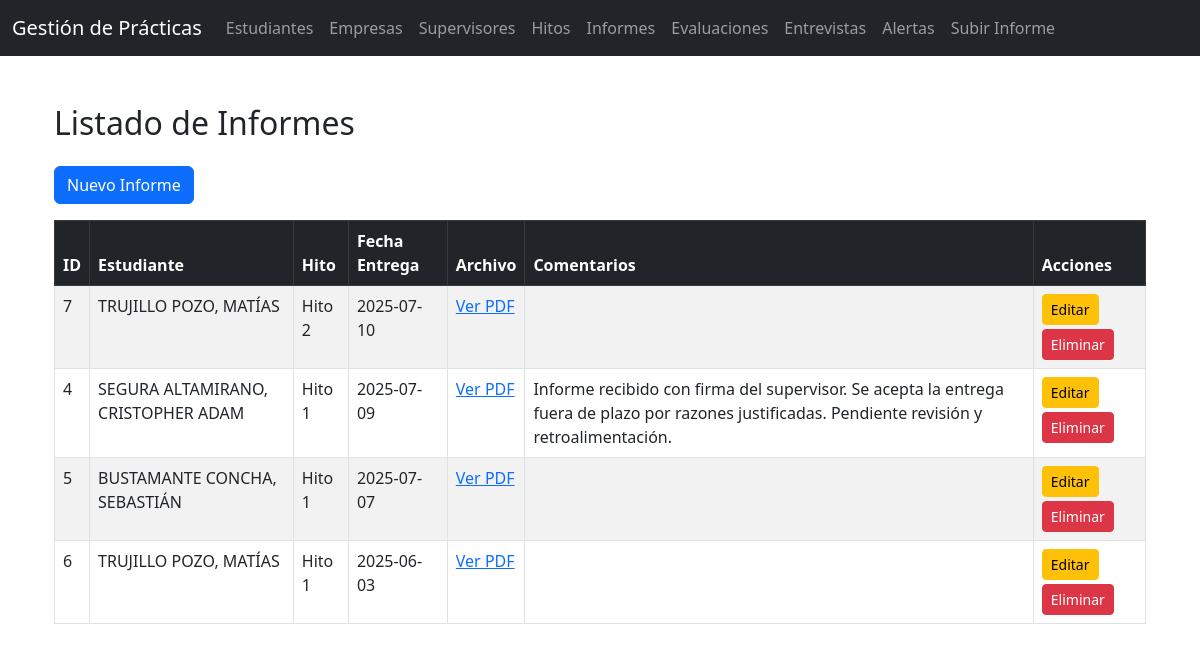
Screenshot of /informes/listar.php with the database file from the repository.
### tables this page shows
CREATE TABLE `informes` (
  `id` int(11) NOT NULL,
  `estudiante_id` int(11) NOT NULL,
  `hito_id` int(11) NOT NULL,
  `fecha_entrega` date DEFAULT NULL,
  `archivo` varchar(200) DEFAULT NULL,
  `comentarios` text DEFAULT NULL,
  `fecha_registro` timestamp NOT NULL DEFAULT current_timestamp()
);

CREATE TABLE `estudiantes` (
  `id` int(11) NOT NULL,
  `rut` varchar(12) NOT NULL,
  `nombre` varchar(100) NOT NULL,
  `email` varchar(100) NOT NULL,
  `carrera` varchar(100) DEFAULT NULL,
  `telefono` varchar(20) DEFAULT NULL,
  `programa` varchar(20) DEFAULT NULL,
  `asignatura` varchar(50) DEFAULT NULL,
  `empresa_id` int(11) DEFAULT NULL,
  `fecha_inicio` date DEFAULT NULL,
  `fecha_fin` date DEFAULT NULL,
  `fecha_registro` timestamp NOT NULL DEFAULT current_timestamp()
);

CREATE TABLE `hitos` (
  `id` int(11) NOT NULL,
  `nombre` varchar(50) NOT NULL,
  `descripcion` text DEFAULT NULL
);

### informes/listar.php (the view, shortened to what this page needs)
<?php
include('../includes/header.php');
include('../includes/db.php');
?>
<!DOCTYPE html>
<html lang="es">
<head>
    <link href="https://cdn.jsdelivr.net/npm/bootstrap@5.3.0/dist/css/bootstrap.min.css" rel="stylesheet">
</head>
<body>
<div class="container mt-5">
    <h2 class="mb-4">Listado de Informes</h2>
    <a href="crear.php" class="btn btn-primary mb-3">Nuevo Informe</a>
    <table class="table table-bordered table-striped">
        <thead class="table-dark">
            <tr>
                <th>ID</th>
                <th>Estudiante</th>
                <th>Hito</th>
                <th>Fecha Entrega</th>
                <th>Archivo</th>
                <th>Comentarios</th>
                <th>Acciones</th>
            </tr>
        </thead>
        <tbody>
        <?php
        $sql = "SELECT informes.*,
                       estudiantes.nombre AS nombre_estudiante,
                       hitos.nombre AS nombre_hito
                FROM informes
                JOIN estudiantes ON informes.estudiante_id = estudiantes.id
                JOIN hitos ON informes.hito_id = hitos.id
                ORDER BY informes.fecha_entrega DESC";
        $stmt = $pdo->query($sql);
        while ($fila = $stmt->fetch()) {
            echo "<tr>";
            echo "<td>{$fila['id']}</td>";
            echo "<td>" . htmlspecialchars($fila['nombre_estudiante']) . "</td>";
            echo "<td>" . htmlspecialchars($fila['nombre_hito']) . "</td>";
            echo "<td>{$fila['fecha_entrega']}</td>";
            $esUrl = filter_var($fila['archivo'], FILTER_VALIDATE_URL);
            $enlace = $esUrl ? $fila['archivo'] : "../archivos/{$fila['archivo']}";
            echo "<td><a href='{$enlace}' target='_blank'>Ver PDF</a></td>";
            echo "<td>" . nl2br(htmlspecialchars($fila['comentarios'])) . "</td>";
            echo "<td>
                    <a href='editar.php?id={$fila['id']}' class='btn btn-sm btn-warning mb-1'>Editar</a>
                    <a href='eliminar.php?id={$fila['id']}' class='btn btn-sm btn-danger' onclick='return confirm(\"¿Seguro que deseas eliminar este informe?\");'>Eliminar</a>
                  </td>";
            echo "</tr>";
        }
        ?>
        </tbody>
    </table>
</div>
<?php include('../includes/footer.php'); ?>
</body>
</html>

### rows the page displays
informes: id "7", estudiante.nombre "TRUJILLO POZO, MATÍAS", hito.nombre "Hito 2", fecha_entrega "2025-07-10"
informes: id "4", estudiante.nombre "SEGURA ALTAMIRANO, CRISTOPHER ADAM", hito.nombre "Hito 1", fecha_entrega "2025-07-09", comentarios "Informe recibido con firma del supervisor. Se acepta la entrega fuera de plazo por razones justificadas. Pendiente revisión y retroalimentación."
informes: id "5", estudiante.nombre "BUSTAMANTE CONCHA, SEBASTIÁN", hito.nombre "Hito 1", fecha_entrega "2025-07-07"
informes: id "6", estudiante.nombre "TRUJILLO POZO, MATÍAS", hito.nombre "Hito 1", fecha_entrega "2025-06-03"
